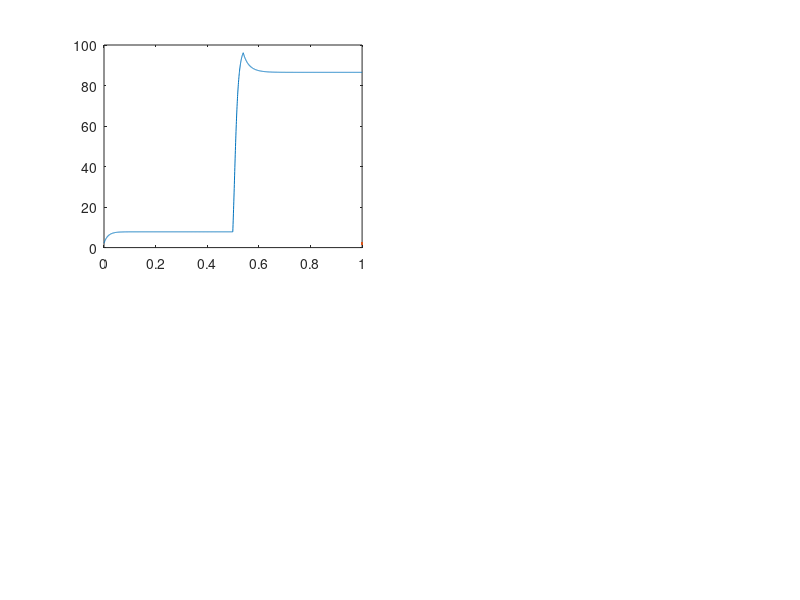

Reproduce this figure in MATLAB. (Note: this script raises an error after producing the figure.)
clear; close all; clc
N1=4; % V1 neurons population
N2=4; % PFC neurons population
%% Set up the simulation parameters 
dt = 0.0005;                % Time step to use
tmax = 1;                   % Maximum time for simulation
tvec = 0:dt:tmax;           % Vector of time points
Nt = length(tvec);          % Number of time points

%% v1 neurons parameters
s = -40:1:40; %directions/degrees
v1_rmax = 52.14; % maximum firing rate (Hz)
smax = 0; % degrees 
x=s-smax;

sig_f = 14.73; % degrees 
% vector of firing rates for v1 neurons per stimulus
v1_rates_1 = v1_rmax .* exp(-0.5 .* (x / sig_f) .^ 2);

smax = 90; 
x=s-smax;
v1_rates_2 = v1_rmax .* exp(-0.5 .* (x / sig_f) .^ 2);

smax = 180; 
x=s-smax;
v1_rates_3 = v1_rmax .* exp(-0.5 .* (x / sig_f) .^ 2);

smax = 270; 
x=s-smax;
v1_rates_4 = v1_rmax .* exp(-0.5 .* (x / sig_f) .^ 2);

%% PFC neurons parameters
tar=0.01;
PFC_current_rate = zeros(N2, length(tvec));
% initial firing rate for pfc neurons
PFC_current_rate(1) = 2;
rmax=100;

W=5.5; % recurrent weights for PFC neurons
% v1->PFC weights
w = zeros(N1,N2);
w(1,1)=2.2;
w(1,2)=0.1;
w(1,3)=0.1;
w(1,4)=0.1;
w(2,1)=0.2;
w(2,2)=2.2;
w(2,3)=0.2;
w(2,4)=0.1;
w(3,1)=0.3;
w(3,2)=0.01;
w(3,3)=2.2;
w(3,4)=0.1;
w(4,1)=0.1;
w(4,2)=0.01;
w(4,3)=0.2;
w(4,4)=2.2;

rates1=v1_rates_1(41);
rates2=v1_rates_2(41);
rates3=v1_rates_3(41);
rates4=v1_rates_4(41);

% 4 main experiments, each with different directions
for exp_=1:4
    if exp_ == 2
        rates1=v1_rates_4(41);
        rates2=v1_rates_1(41);
        rates3=v1_rates_2(41);
        rates4=v1_rates_3(41);
    elseif exp_ == 3
        rates1=v1_rates_3(41);
        rates2=v1_rates_4(41);
        rates3=v1_rates_1(41);
        rates4=v1_rates_2(41);
    elseif exp_ == 4
        rates1=v1_rates_2(41);
        rates2=v1_rates_3(41);
        rates3=v1_rates_4(41);
        rates4=v1_rates_1(41);
    end
    for i=1:length(tvec)
        for j=1:N2
            % prevent matlab indexing error
            prev_index = max(1, i-1);
            Rnorm=PFC_current_rate(j,prev_index)./rmax;
            if i >= 1000 && i <= 1080
                total_input = sum(W.*Rnorm + w(1,j).*rates1./v1_rmax ... 
                                           + w(2,j).*rates2./v1_rmax ... 
                                           + w(3,j).*rates3./v1_rmax ... 
                                           + w(4,j).*rates4./v1_rmax);
            else
                total_input= sum(W.*Rnorm);
            end
            activation_output = rmax./(1 + exp(-(total_input-2.9)));
            dr_dt = (activation_output - PFC_current_rate(j,prev_index)) / tar;
            PFC_current_rate(j,i) = PFC_current_rate(j,prev_index) + dr_dt' * dt;       
        end
    end

    figure()
    subplot (2,2,1)
    plot(tvec, PFC_current_rate(1,:), LineWidth=2)
    title("Exp #" + exp_ + " PFC neuron 1")
    xlabel("Time (sec)")
    ylabel("Firing rates (HZ)")
    %figure()
    subplot (2,2,2)
    plot(tvec, PFC_current_rate(2,:), LineWidth=2)
    title("Exp #" + exp_ + " PFC neuron 2")
    xlabel("Time (sec)")
    ylabel("Firing rates (HZ)")
    %figure()
    subplot (2,2,3)
    plot(tvec, PFC_current_rate(3,:), LineWidth=2)
    title("Exp #" + exp_ + " PFC neuron 3")
    xlabel("Time (sec)")
    ylabel("Firing rates (HZ)")
    %figure()
    subplot (2,2,4)
    plot(tvec, PFC_current_rate(4,:),LineWidth=2)
    title("Exp #" + exp_ + " PFC neuron 4")
    xlabel("Time (sec)")
    ylabel("Firing rates (HZ)")
    pause()
    close all;
end
